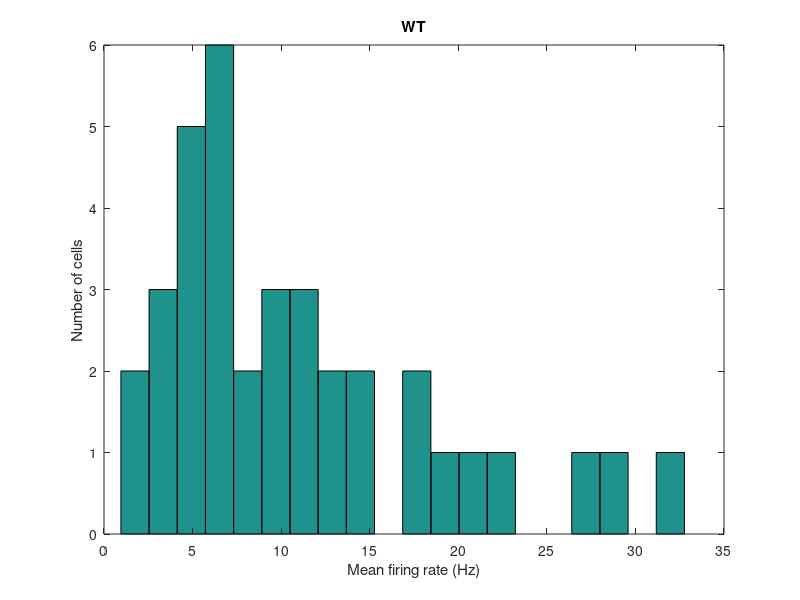
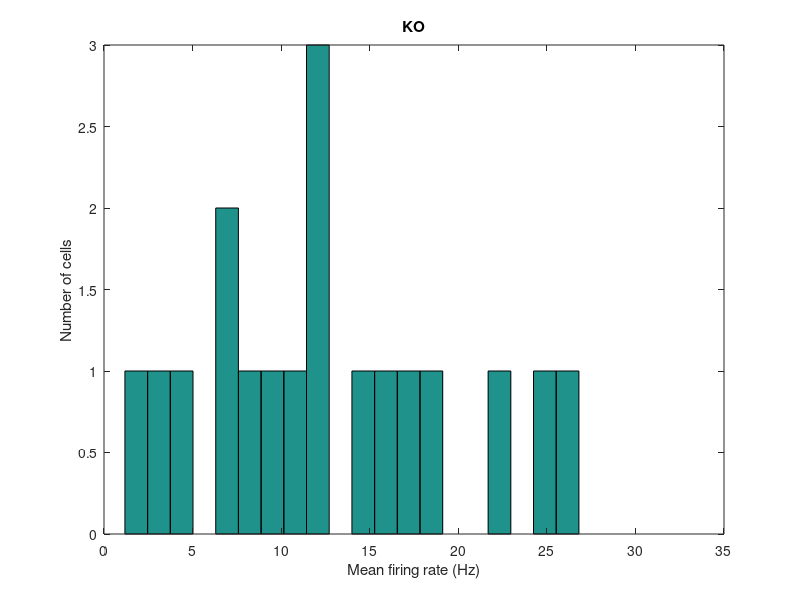
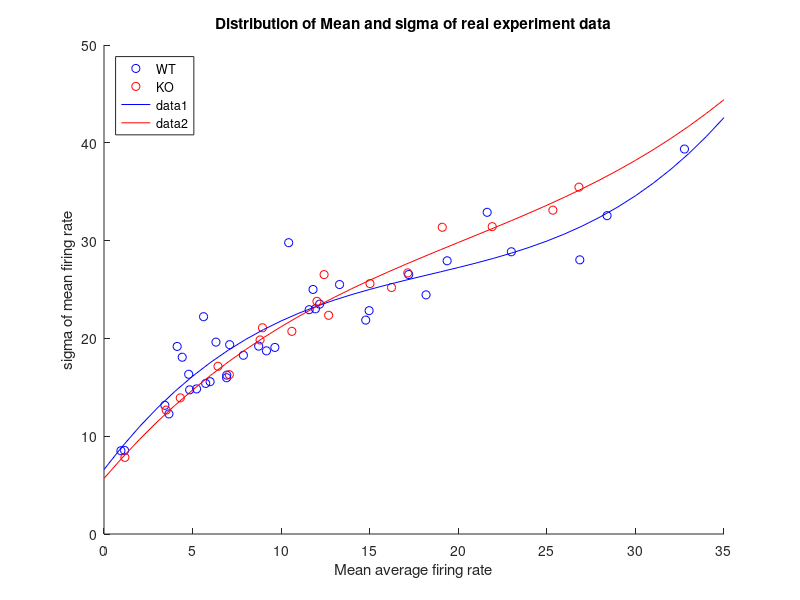
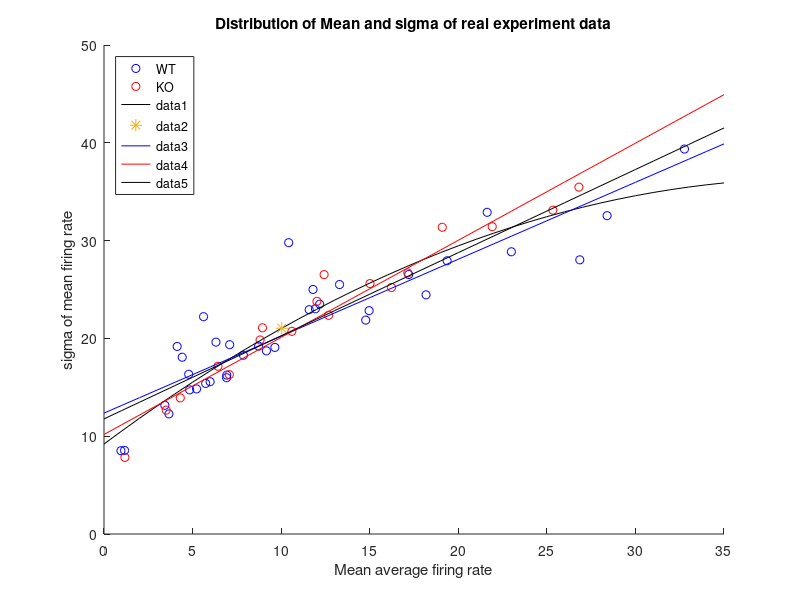

Recreate these plots in MATLAB, in order. (Note: this script raises an error after producing the figures.)
%%%%%%%% Experimental Data Analysis
%%% Experiment data of base line activity (200 ms during light off)
%%
WTWT_MS = [26.86	28.03281345
17.2	26.53013345
3.665	12.27952048
5.99	15.57402385
5.62	22.21885032
1.16	8.547720921
19.37	27.93744195
11.8	25.00476264
28.4	32.55107443
5.225	14.83667385
22.995	28.85713199
14.775	21.87142359
4.78	16.33355283
12.175	23.5040088
6.32	19.61901407
14.965	22.83668024
18.18	24.4532686
21.63	32.89191899
7.87	18.27853558
6.92	15.97953435
4.13	19.17782766
9.17	18.7284528
4.415	18.07618927
5.74	15.39746847
7.095	19.35737104
10.425	29.78641098
3.435	13.16139916
9.645	19.07929447
8.73	19.21023761
6.93	16.2483261
13.2962963	25.50678635
11.58201058	22.93539692
32.76719577	39.36207525
11.93650794	23.02569219
4.835	14.73940064
0.955	8.514519195
];

KOKO_MS = [7.075	16.29041274
10.605	20.72167099
3.51	12.66885798
1.18	7.836789962
8.945	21.08654916
12.425	26.52371229
12.68	22.36247102
12.02	23.79055167
16.23	25.20846154
25.34	33.11225532
17.15	26.69768896
6.435	17.14723093
19.095	31.36405487
4.305	13.9172981
21.915	31.42699846
26.81	35.46521003
15.015	25.60530666
8.81	19.84018912
];
 
WTWT = [26.8600   17.2000    3.6650    5.9900    5.6200    1.1600   19.3700   11.8000   28.4000    5.2250  22.9950   14.7750    4.7800   12.1750    6.3200   14.9650   18.1800   21.6300    7.8700    6.9200   4.1300    9.1700    4.4150    5.7400    7.0950   10.4250    3.4350    9.6450    8.7300    6.9300   13.2963   11.5820   32.7672   11.9365    4.8350    0.9550];
KOKO = [ 7.0750   10.6050    3.5100    1.1800    8.9450   12.4250   12.6800   12.0200   16.2300   25.3400   17.1500    6.4350   19.0950    4.3050   21.9150   26.8100   15.0150    8.8100];
%% Distribution of mean firing rate
fWT = figure; 
hist(WTWT, 20);
ylabel('Number of cells'); xlabel('Mean firing rate (Hz)'); title('WT');
xlim([0 35]);
fKO = figure; 
hist(KOKO,20); 
ylabel('Number of cells'); xlabel('Mean firing rate (Hz)'); title('KO');
xlim([0 35]);

%% 

sct_fg = figure; scatter(WTWT_MS(:,1),WTWT_MS(:,2),'b');
hold on; scatter(KOKO_MS(:,1),KOKO_MS(:,2),'r');
legend('WT','KO','Location','NorthWest');
title('Distribution of Mean and sigma of real experiment data')
xlabel('Mean average firing rate'); ylabel('sigma of mean firing rate'); 
% figure; hist(WTWT_MS(:,2) ./ WTWT_MS(:,1), 30 ); title('WT sig/mean'); xlabel('Average firing rate (Hz)'); ylabel('Number of cell');
% figure; hist(KOKO_MS(:,2) ./ KOKO_MS(:,1), 30); title('KO sig/mean'); xlabel('Average firing rate (Hz)'); ylabel('Number of cell');
% 

%% fit with polyval 
p = polyfit(WTWT_MS(:,1),WTWT_MS(:,2),3)
xx = 0:1:35;
yy = polyval(p,xx);
figure(sct_fg); hold on;
plot(xx,yy,'b')

p2 = polyfit(KOKO_MS(:,1),KOKO_MS(:,2),3) % 2 for power 2 , 3- for power3

xx = 0:1:35;
yy = polyval(p2,xx);
figure(sct_fg); hold on;
plot(xx,yy,'r')


%all
sct_fg = figure; scatter(WTWT_MS(:,1),WTWT_MS(:,2),'b');
hold on; scatter(KOKO_MS(:,1),KOKO_MS(:,2),'r');
legend('WT','KO','Location','NorthWest');
title('Distribution of Mean and sigma of real experiment data')
xlabel('Mean average firing rate'); ylabel('sigma of mean firing rate'); 
%fit all
all_MU = [KOKO_MS(:,1); WTWT_MS(:,1)];
all_SIG = [KOKO_MS(:,2); WTWT_MS(:,2)];
pp = polyfit(all_MU,all_SIG , 2)
% 0.8500   11.7696 
xx = 0:1:35;
yy = polyval(pp,xx);
figure(sct_fg); hold on;
plot(xx,yy,'k')


%% all data analysis
figure; 
hist(all_MU, 20);
xlabel('Average output firing rate')
ylabel('Number of Cells')
title({'Distribution of average firing rate measured in experiment',['min = ' num2str(min(all_MU)) ', med = ' num2str(median(all_MU)) ', max = ' num2str(max(all_MU))]})
%%%    21.0406
figure(sct_fg); scatter(median(all_MU),polyval(pp,median(all_MU)),80,'*k');

figure; 
hist(all_MU, 20);
xlabel('Average output firing rate')
ylabel('Number of Cells')
title('Distribution of average firing rate measured in experiment')
%%

p = polyfit(WTWT_MS(:,1),WTWT_MS(:,2),1)
% p =
% 0.7866   12.3619 % p(1) is the slope and p(2) is the intercept of the linear predictor.
a = p(1); b = p(2);
xx = 0:1:35;
yy = a.*xx+b;
figure(sct_fg); hold on;
plot(xx,yy,'b')

p2 = polyfit(KOKO_MS(:,1),KOKO_MS(:,2),1)
% p =
% 0.9928   10.1768 % p(1) is the slope and p(2) is the intercept of the linear predictor.
a2 = p2(1); b2 = p2(2);
xx = 0:1:35;
yy = a2.*xx+b2;
figure(sct_fg); hold on;
plot(xx,yy,'r')

%fit all
pp = polyfit([KOKO_MS(:,1); WTWT_MS(:,1)], [KOKO_MS(:,2); WTWT_MS(:,2)], 1)
% 0.8500   11.7696 
a3 = pp(1); b3 = pp(2);
xx = 0:1:35;
yy = a3.*xx+b3;
figure(sct_fg); hold on;
plot(xx,yy,'k')

figure;
scatter(WTWT_MS(:,1),WTWT_MS(:,2),'b');
hold on; scatter(KOKO_MS(:,1),KOKO_MS(:,2),'r');
plot(xx,yy,'c');
xlabel('Mean firing rate'); ylabel('sigma of firing rate)')


%% Expected input for simulation

WT_Expected_input = [
  62.75093462
67.75970897
122.3802185
127.8168973
138.7686065
145.4563555
153.9962971
155.2808335
164.3732334
173.5555709
176.3403037
182.1351834
189.7717959
203.62526
203.8558572
207.6595084
225.5006051
245.2723673
255.3875051
266.3132445
284.2818833
311.0438035
316.1058448
319.2795905
324.831937
351.0842237
386.1674496
390.7209511
445.2421792
469.7954114
500.2357418
560.2261444
598.042478
712.8588918
762.2674976
915.8445355
];


KO_Expected_input =[ 68.24751523
124.1545421
142.87723
192.4299619
207.1985768
247.1112885
250.2146094
288.4354164
321.222262
330.6631068
336.6232047
391.9211411
421.3479104
444.0009814
493.1362375
568.0167992
666.2289036
711.2922235
];

% distribution of expected input
myl = 1000; %myl = max(max(Input_FR_WT(:)), max(Input_FR_KO(:)));
fg_exp_in = figure; set(fg_exp_in, 'position',[ 420         319        1163         420]);
subplot(121); hist(WT_Expected_input,10); xlim([0 myl]);
ylabel('Number of cells'); xlabel('Mean firing rate (Hz)'); title('Distribution of expected input for WT');
subplot(122); hist(KO_Expected_input,10); xlim([0 myl]);
ylabel('Number of cells'); xlabel('Mean firing rate (Hz)'); title('Distribution of expected input for KO');

%% 
PoisInputFr_list_WT = WT_Expected_input;

PoisInputFr_list_KO = KO_Expected_input;

% y = datasample(data,k) returns k observations sampled uniformly at random, with replacement, from the data in data.

N_TRIAL = 5;  
N_CELL = 1150; 
Input_FR_WT = zeros(N_CELL, N_TRIAL);
Input_FR_KO = zeros(N_CELL, N_TRIAL);

for nn = 1 : N_TRIAL
    Input_FR_WT(:,nn) = datasample(PoisInputFr_list_WT,N_CELL);
    Input_FR_KO(:,nn) = datasample(PoisInputFr_list_KO,N_CELL);
    

TRIAL = nn;
 
% dlmwrite(['PoisInputFr150324_WT_' num2str(TRIAL) '.txt'],[N_CELL; Input_FR_WT(:,TRIAL)],'delimiter','\n')
% dlmwrite(['PoisInputFr150324_KO_' num2str(TRIAL) '.txt'],[N_CELL; Input_FR_KO(:,TRIAL)],'delimiter','\n')

myl = 1000;
fg_sample = figure; set(fg_sample, 'position',[ 420         319        1163         420]);
subplot(121); hist(Input_FR_WT(:,TRIAL),15); xlim([0 myl]);
ylabel('Number of cells'); xlabel('Mean firing rate (Hz)'); title('Distribution of sample expected input for WT');
subplot(122); hist(Input_FR_KO(:,TRIAL),15); xlim([0 myl]);
ylabel('Number of cells'); xlabel('Mean firing rate (Hz)'); title('Distribution of sample expected input for KO');
suptitle(['Trial' num2str(TRIAL)])

end


for TRIAL = 1 : N_TRIAL
myl = 1000;
fg_sample = figure; set(fg_sample, 'position',[ 447 -5 1163 430 ]);
subplot(121); hist(Input_FR_WT(:,TRIAL),15); xlim([0 myl]);
ylabel('Number of cells'); xlabel('Mean firing rate (Hz)'); title('Distribution of sample expected input for WT');
subplot(122); hist(Input_FR_KO(:,TRIAL),15); xlim([0 myl]);
ylabel('Number of cells'); xlabel('Mean firing rate (Hz)'); title('Distribution of sample expected input for KO');
suptitle(['Trial' num2str(TRIAL)])

end
    